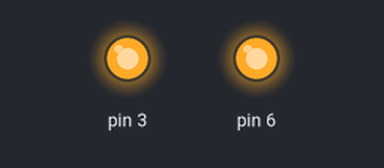
The sketch below on a simulated Arduino Uno, built with avr-gcc and run on an emulated ATmega328P. On the bench: output pins drawn as LEDs (lit = HIGH). Pins used as bus, display or sensor lines are not drawn.

Above: at 0.05 s.
Timing chart, 0 to 3.5 s (numbered marks = the images above):
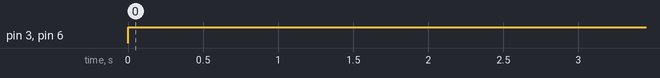

The sketch:

operatingDCmotor.ino
```cpp
void setup()
{
  pinMode(6,OUTPUT);
  pinMode(5,OUTPUT);
  pinMode(4,OUTPUT);
  pinMode(3,OUTPUT);
}

void loop()
{
  Forward();
  delay(3000);
  Backward();

}
void Forward(){
  digitalWrite(6,HIGH);
  digitalWrite(5,LOW);
  digitalWrite(3,HIGH);
  digitalWrite(4,LOW);
}

void Backward(){
  digitalWrite(6,LOW);
  digitalWrite(5,HIGH);
  digitalWrite(3,LOW);
  digitalWrite(4,HIGH);
}
```

Measured:
- by itself, pin 3, pin 6: LOW → HIGH at 0.00 s
